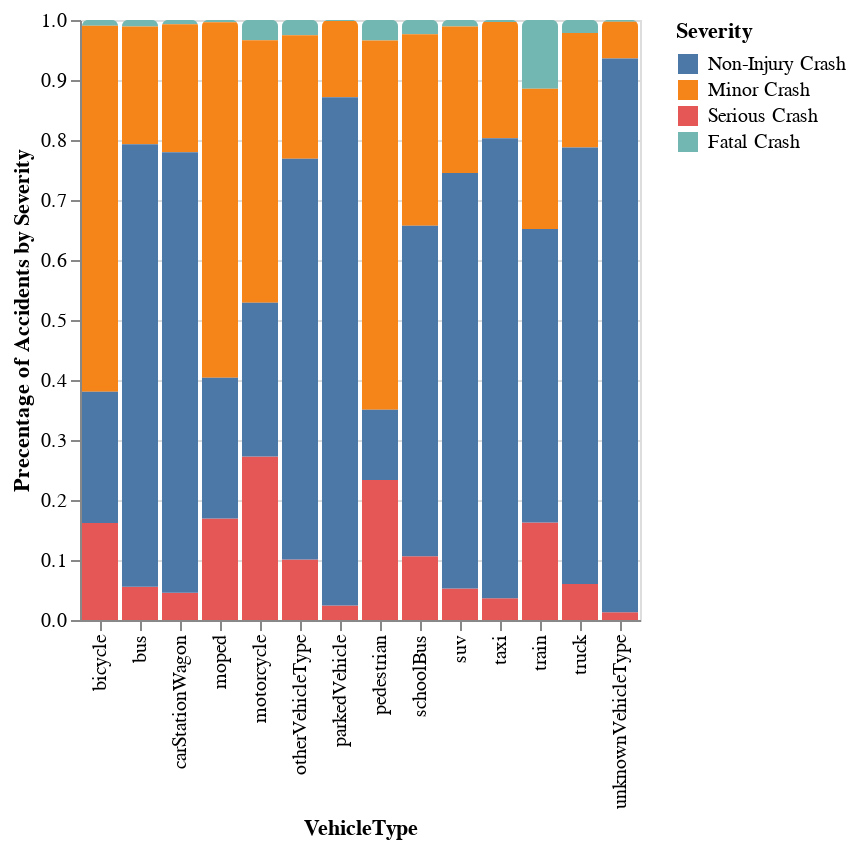

The cell this chart's notebook holds for it:
### Code cell
alt.Chart(long_crash).mark_bar(
    cornerRadiusTopLeft=3,
    cornerRadiusTopRight=3
).encode(
    x='VehicleType:O',
    y=alt.Y('Precentage of Accidents by Severity:Q',sort=['Non-Injury Crash','Minor Crash','Serious Crash','Fatal Crash']),
    color=alt.Color('Severity',sort=['Non-Injury Crash','Minor Crash','Serious Crash','Fatal Crash']),
    # order=alt.Order('Severity',sort=['Non-Injury Crash','Minor Crash','Serious Crash','Fatal Crash'])
)

### Figure 1 — Vega-Lite specification as saved in the notebook (floating-point values rounded to 4 significant figures)
{"config": {"view": {"continuousWidth": 400, "continuousHeight": 300}}, "data": {"name": "data-410e28afe4a83f3d5782f68e84467efd"}, "mark": {"type": "bar", "cornerRadiusTopLeft": 3, "cornerRadiusTopRight": 3}, "encoding": {"color": {"type": "nominal", "field": "Severity", "sort": ["Non-Injury Crash", "Minor Crash", "Serious Crash", "Fatal Crash"]}, "x": {"type": "ordinal", "field": "VehicleType"}, "y": {"type": "quantitative", "field": "Precentage of Accidents by Severity", "sort": ["Non-Injury Crash", "Minor Crash", "Serious Crash", "Fatal Crash"]}}, "$schema": "https://vega.github.io/schema/vega-lite/v4.8.1.json", "datasets": {"data-410e28afe4a83f3d5782f68e84467efd": [{"Severity": "Fatal Crash", "VehicleType": "unknownVehicleType", "Precentage of Accidents by Severity": 0.002788}, {"Severity": "Serious Crash", "VehicleType": "unknownVehicleType", "Precentage of Accidents by Severity": 0.01301}, {"Severity": "Minor Crash", "VehicleType": "unknownVehicleType", "Precentage of Accidents by Severity": 0.06134}, {"Severity": "Non-Injury Crash", "VehicleType": "unknownVehicleType", "Precentage of Accidents by Severity": 0.9229}, {"Severity": "Fatal Crash", "VehicleType": "parkedVehicle", "Precentage of Accidents by Severity": 0.001783}, {"Severity": "Serious Crash", "VehicleType": "parkedVehicle", "Precentage of Accidents by Severity": 0.02425}, {"Severity": "Minor Crash", "VehicleType": "parkedVehicle", "Precentage of Accidents by Severity": 0.1268}, {"Severity": "Non-Injury Crash", "VehicleType": "parkedVehicle", "Precentage of Accidents by Severity": 0.8471}, {"Severity": "Fatal Crash", "VehicleType": "taxi", "Precentage of Accidents by Severity": 0.00332}, {"Severity": "Serious Crash", "VehicleType": "taxi", "Precentage of Accidents by Severity": 0.03612}, {"Severity": "Minor Crash", "VehicleType": "taxi", "Precentage of Accidents by Severity": 0.1936}, {"Severity": "Non-Injury Crash", "VehicleType": "taxi", "Precentage of Accidents by Severity": 0.7669}, {"Severity": "Fatal Crash", "VehicleType": "bus", "Precentage of Accidents by Severity": 0.01068}, {"Severity": "Serious Crash", "VehicleType": "bus", "Precentage of Accidents by Severity": 0.05528}, {"Severity": "Minor Crash", "VehicleType": "bus", "Precentage of Accidents by Severity": 0.1965}, {"Severity": "Non-Injury Crash", "VehicleType": "bus", "Precentage of Accidents by Severity": 0.7375}, {"Severity": "Fatal Crash", "VehicleType": "carStationWagon", "Precentage of Accidents by Severity": 0.007247}, {"Severity": "Serious Crash", "VehicleType": "carStationWagon", "Precentage of Accidents by Severity": 0.04548}, {"Severity": "Minor Crash", "VehicleType": "carStationWagon", "Precentage of Accidents by Severity": 0.2131}, {"Severity": "Non-Injury Crash", "VehicleType": "carStationWagon", "Precentage of Accidents by Severity": 0.7342}, {"Severity": "Fatal Crash", "VehicleType": "truck", "Precentage of Accidents by Severity": 0.02172}, {"Severity": "Serious Crash", "VehicleType": "truck", "Precentage of Accidents by Severity": 0.05982}, {"Severity": "Minor Crash", "VehicleType": "truck", "Precentage of Accidents by Severity": 0.1909}, {"Severity": "Non-Injury Crash", "VehicleType": "truck", "Precentage of Accidents by Severity": 0.7275}, {"Severity": "Fatal Crash", "VehicleType": "suv", "Precentage of Accidents by Severity": 0.01072}, {"Severity": "Serious Crash", "VehicleType": "suv", "Precentage of Accidents by Severity": 0.05258}, {"Severity": "Minor Crash", "VehicleType": "suv", "Precentage of Accidents by Severity": 0.2441}, {"Severity": "Non-Injury Crash", "VehicleType": "suv", "Precentage of Accidents by Severity": 0.6926}, {"Severity": "Fatal Crash", "VehicleType": "otherVehicleType", "Precentage of Accidents by Severity": 0.02536}, {"Severity": "Serious Crash", "VehicleType": "otherVehicleType", "Precentage of Accidents by Severity": 0.1008}, {"Severity": "Minor Crash", "VehicleType": "otherVehicleType", "Precentage of Accidents by Severity": 0.2057}, {"Severity": "Non-Injury Crash", "VehicleType": "otherVehicleType", "Precentage of Accidents by Severity": 0.6682}, {"Severity": "Fatal Crash", "VehicleType": "schoolBus", "Precentage of Accidents by Severity": 0.02364}, {"Severity": "Serious Crash", "VehicleType": "schoolBus", "Precentage of Accidents by Severity": 0.1064}, {"Severity": "Minor Crash", "VehicleType": "schoolBus", "Precentage of Accidents by Severity": 0.3191}, {"Severity": "Non-Injury Crash", "VehicleType": "schoolBus", "Precentage of Accidents by Severity": 0.5508}, {"Severity": "Fatal Crash", "VehicleType": "train", "Precentage of Accidents by Severity": 0.1147}, {"Severity": "Serious Crash", "VehicleType": "train", "Precentage of Accidents by Severity": 0.1623}, {"Severity": "Minor Crash", "VehicleType": "train", "Precentage of Accidents by Severity": 0.2338}, {"Severity": "Non-Injury Crash", "VehicleType": "train", "Precentage of Accidents by Severity": 0.4892}, {"Severity": "Fatal Crash", "VehicleType": "motorcycle", "Precentage of Accidents by Severity": 0.03379}, {"Severity": "Serious Crash", "VehicleType": "motorcycle", "Precentage of Accidents by Severity": 0.2727}, {"Severity": "Minor Crash", "VehicleType": "motorcycle", "Precentage of Accidents by Severity": 0.4376}, {"Severity": "Non-Injury Crash", "VehicleType": "motorcycle", "Precentage of Accidents by Severity": 0.256}, {"Severity": "Fatal Crash", "VehicleType": "moped", "Precentage of Accidents by Severity": 0.003775}, {"Severity": "Serious Crash", "VehicleType": "moped", "Precentage of Accidents by Severity": 0.1691}, {"Severity": "Minor Crash", "VehicleType": "moped", "Precentage of Accidents by Severity": 0.5925}, {"Severity": "Non-Injury Crash", "VehicleType": "moped", "Precentage of Accidents by Severity": 0.2347}, {"Severity": "Fatal Crash", "VehicleType": "bicycle", "Precentage of Accidents by Severity": 0.009626}, {"Severity": "Serious Crash", "VehicleType": "bicycle", "Precentage of Accidents by Severity": 0.1616}, {"Severity": "Minor Crash", "VehicleType": "bicycle", "Precentage of Accidents by Severity": 0.6098}, {"Severity": "Non-Injury Crash", "VehicleType": "bicycle", "Precentage of Accidents by Severity": 0.219}, {"Severity": "Fatal Crash", "VehicleType": "pedestrian", "Precentage of Accidents by Severity": 0.03428}, {"Severity": "Serious Crash", "VehicleType": "pedestrian", "Precentage of Accidents by Severity": 0.2334}, {"Severity": "Minor Crash", "VehicleType": "pedestrian", "Precentage of Accidents by Severity": 0.6153}, {"Severity": "Non-Injury Crash", "VehicleType": "pedestrian", "Precentage of Accidents by Severity": 0.117}]}}
